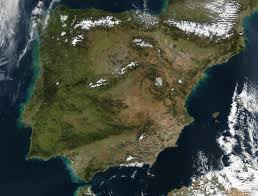
#> input picture Practica 4/imgpack/peninsula.png, 258 x 196 px
$ jupyter execute --allow-errors Ejercicio_4.ipynb
#> lines starting #> are read from the running program, lines starting #| are printed output that depends on the picture; after the words box and inside, x2 and y2 are one past the last pixel; in counts of white or black regions, pixels touching at a corner belong together
# Ejercicio 4

En este ejercicio emplearemos la función mascara para resaltar detalles en imagenes.

[cell 1]
import cv2 as cv
import numpy as np
import matplotlib.pyplot as plt
import ipynb.fs.defs.Ejercicio_3 as ej3

imagen = cv.imread('imgpack/Monobanda/2_Corsica.jpg',cv.IMREAD_GRAYSCALE)
peninsula = cv.imread('imgpack/peninsula.png',cv.IMREAD_GRAYSCALE)
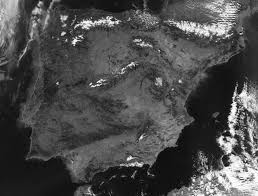
#> peninsula: shape (196, 258); min 0, max 255, mean 75.4

[cell 2]
def calculaMask(img, NDmin, NDmax):

    mask = np.zeros([img.shape[0],img.shape[1]], dtype=np.int16)

    for i in range(img.shape[0]):
        for j in range(img.shape[1]):
            if NDmax >= img[i,j] >= NDmin:
                mask[i,j] = 1
            else:
                mask[i,j] = 0

    return mask

#> (a cell that did not finish here is left out)

### Como de nuestra imagen tipo no podemos dar demasiados ejemplos, ya que es una imagen con muy pocos detalles donde solo podemos apreciar parte del mar y de la costa en la que aparecen unas montañas, usaremos otra imagen para comprobar la función anterior

[cell 4]
mask_agua = calculaMask(peninsula,0,30)
#> call 2 of calculaMask, with NDmin = 0, NDmax = 30
#> after the loop in calculaMask (call 2), `for i in range(img.shape[0]):`:
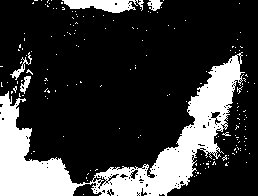
#> mask: shape (196, 258) int16; values 0 (black) and 1 (white), 22.5% white; 177 white regions (172 under 20 px), largest, box (x1, y1, x2, y2) and area: (0, 52, 245, 196) 9965, (62, 0, 144, 13) 683, (10, 52, 32, 80) 123, (147, 0, 163, 11) 110, (20, 76, 31, 94) 95
#> (the rest of this cell did not finish here and is left out)

[cell 5]
mask_nubesynieve = calculaMask(peninsula,170,255)
#> call 3 of calculaMask, with NDmin = 170, NDmax = 255
#> after the loop in calculaMask (call 3), `for i in range(img.shape[0]):`:
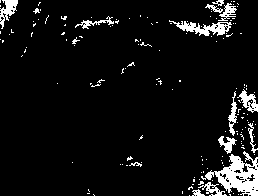
#> mask: shape (196, 258) int16; values 0 (black) and 1 (white), 6.9% white; 155 white regions (139 under 20 px), largest, box (x1, y1, x2, y2) and area: (201, 151, 258, 196) 1120, (169, 20, 232, 36) 435, (0, 0, 18, 29) 242

$ run again, with Practica 4/soluciones/ej1-25%.png copied over Practica 4/imgpack/peninsula.png
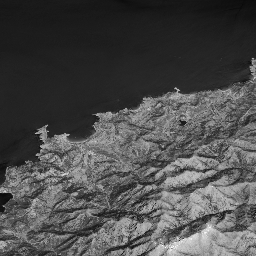
#> input picture Practica 4/soluciones/ej1-25%.png, 256 x 256 px
#> peninsula is the input picture: shape (256, 256); min 2, max 255, mean 75.8
#> after the loop in calculaMask (call 2), `for i in range(img.shape[0]):`:
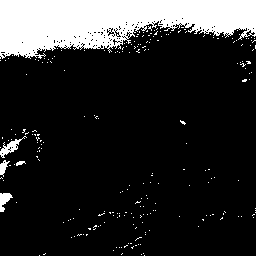
#> mask: shape (256, 256) int16; values 0 (black) and 1 (white), 16.8% white; 232 white regions (227 under 20 px), largest, box (x1, y1, x2, y2) and area: (0, 0, 256, 59) 10146, (0, 136, 27, 158) 178, (0, 193, 13, 212) 136, (0, 160, 10, 177) 83, (16, 161, 26, 166) 30
#> after the loop in calculaMask (call 3), `for i in range(img.shape[0]):`:
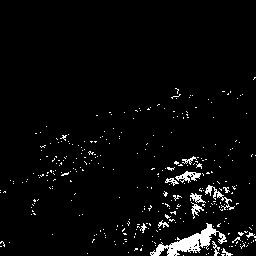
#> mask: shape (256, 256) int16; values 0 (black) and 1 (white), 3.6% white; 321 white regions (307 under 20 px), largest, box (x1, y1, x2, y2) and area: (150, 223, 227, 256) 826, (205, 185, 235, 210) 155, (175, 171, 201, 183) 147
